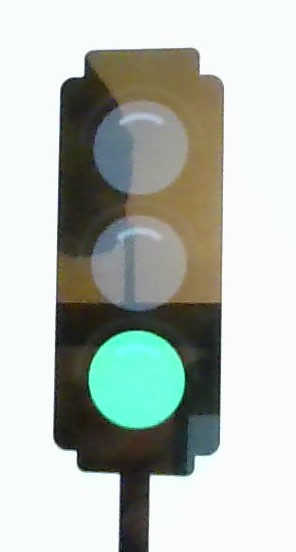
#> input picture semaforo-rbf/patrones/green/WIN_20250521_12_22_18_Pro (2).jpg, 296 x 552 px, given in place of the camera
$ python semaforo_rbf.py
#> lines starting #> are read from the running program, lines starting #| are printed output that depends on the picture; after the words box and inside, x2 and y2 are one past the last pixel; in counts of white or black regions, pixels touching at a corner belong together
import cv2
import numpy as np
from sklearn.cluster import KMeans
from sklearn.metrics import euclidean_distances

class RBFNetwork:
    """Red Neuronal de Base Radial para clasificación de colores de semáforo"""

    def __init__(self, num_centers=10, sigma=1.0):
        self.num_centers = num_centers
        self.sigma = sigma
        self.centers = None
        self.weights = None
        self.kmeans = KMeans(n_clusters=num_centers, random_state=42)

    def _rbf_kernel(self, X, centers):
        """Función de base radial (Gaussiana)"""
        distances = euclidean_distances(X, centers)
        return np.exp(-distances**2 / (2 * self.sigma**2))

    def fit(self, X, y):
        """Entrenar la red RBF"""
        # Encontrar centros usando K-means
        self.centers = self.kmeans.fit(X).cluster_centers_

        # Calcular activaciones RBF
        rbf_activations = self._rbf_kernel(X, self.centers)

        # Añadir bias
        rbf_activations_bias = np.column_stack([rbf_activations, np.ones(len(X))])

        # Calcular pesos usando mínimos cuadrados
        self.weights = np.linalg.pinv(rbf_activations_bias) @ y

    def predict(self, X):
        """Predecir usando la red RBF"""
        if self.centers is None or self.weights is None:
            raise ValueError("La red debe ser entrenada primero")

        rbf_activations = self._rbf_kernel(X, self.centers)
        rbf_activations_bias = np.column_stack([rbf_activations, np.ones(len(X))])

        return rbf_activations_bias @ self.weights

    def predict_proba(self, X):
        """Predecir probabilidades"""
        raw_output = self.predict(X)
        # Aplicar softmax para obtener probabilidades
        exp_output = np.exp(raw_output - np.max(raw_output, axis=1, keepdims=True))
        return exp_output / np.sum(exp_output, axis=1, keepdims=True)

class TrafficLightDetector:
    """Detector de semáforos usando red RBF - Versión básica"""

    def __init__(self):
        self.rbf_network = RBFNetwork(num_centers=15, sigma=2.0)
        self.is_trained = False
        self.labels = ['ROJO', 'AMARILLO', 'VERDE']
        self.status_messages = ['PELIGRO CRUZAR', 'ADVERTENCIA', 'SEGURO CRUZAR']

        # Entrenar la red con datos sintéticos
        self.train_network()

    def generate_training_data(self):
        """Generar datos de entrenamiento sintéticos basados en colores RGB"""
        np.random.seed(42)

        # Datos para ROJO (clase 0)
        red_data = []
        for _ in range(200):
            r = np.random.uniform(150, 255)  # Rojo alto
            g = np.random.uniform(0, 80)     # Verde bajo
            b = np.random.uniform(0, 80)     # Azul bajo
            red_data.append([r, g, b])

        # Datos para AMARILLO (clase 1)
        yellow_data = []
        for _ in range(200):
            r = np.random.uniform(200, 255)  # Rojo alto
            g = np.random.uniform(180, 255)  # Verde alto
            b = np.random.uniform(0, 100)    # Azul bajo
            yellow_data.append([r, g, b])

        # Datos para VERDE (clase 2)
        green_data = []
        for _ in range(200):
            r = np.random.uniform(0, 100)    # Rojo bajo
            g = np.random.uniform(150, 255)  # Verde alto
            b = np.random.uniform(0, 150)    # Azul bajo-medio
            green_data.append([r, g, b])
#> the answer given: 1
#> in run_camera, frame is the input picture: shape (552, 296, 3); mean B, G, R 182.3, 189.5, 182.2

        # Combinar datos
        X = np.array(red_data + yellow_data + green_data)
        y = np.array([0]*200 + [1]*200 + [2]*200)

        # Convertir a one-hot encoding
        y_onehot = np.zeros((len(y), 3))
        y_onehot[np.arange(len(y)), y] = 1

        return X, y_onehot, y

    def train_network(self):
        """Entrenar la red RBF"""
        print("Entrenando red RBF...")
        X, y_onehot, y = self.generate_training_data()

        # Normalizar datos
        self.X_mean = np.mean(X, axis=0)
        self.X_std = np.std(X, axis=0)
        X_normalized = (X - self.X_mean) / self.X_std

        # Entrenar la red
        self.rbf_network.fit(X_normalized, y_onehot)
        self.is_trained = True

        # Evaluar precisión
        predictions = self.rbf_network.predict(X_normalized)
        predicted_classes = np.argmax(predictions, axis=1)
        accuracy = np.mean(predicted_classes == y)
        print(f"Precisión del entrenamiento: {accuracy:.2%}")

    def extract_color_features(self, image):
        """Extraer características de color dominante de la imagen"""
        # Convertir a RGB
        rgb_image = cv2.cvtColor(image, cv2.COLOR_BGR2RGB)

        # Redimensionar para procesamiento más rápido
        small_image = cv2.resize(rgb_image, (100, 100))
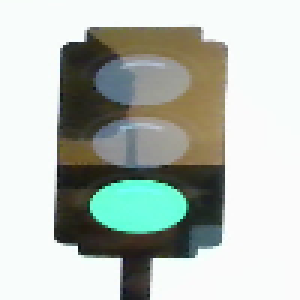
#> small_image: shape (100, 100, 3) (shown 3 times larger); mean R, G, B 182.3, 189.6, 182.4

        # Obtener color promedio
        avg_color = np.mean(small_image.reshape(-1, 3), axis=0)
#> avg_color = [182.3, 189.6, 182.4]

        # Detectar regiones circulares (semáforos)
        gray = cv2.cvtColor(image, cv2.COLOR_BGR2GRAY)
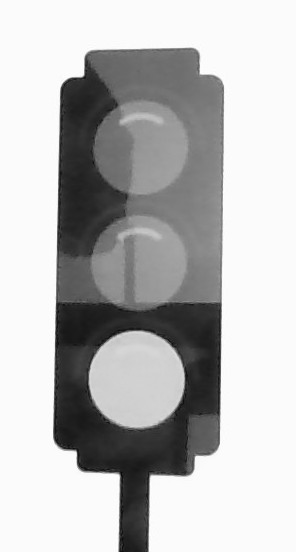
#> gray: shape (552, 296); min 6, max 255, mean 186.6
        circles = cv2.HoughCircles(gray, cv2.HOUGH_GRADIENT, 1, 20,
                                   param1=50, param2=30, minRadius=10, maxRadius=100)
#> circles = [[138.5, 262.5, 47.9], [134.5, 379.5, 49.7], [140.5, 146.5, 47.4], [150.5, 246.5, 27.2], [114.5, 278.5, 20.2]]

        if circles is not None:
            circles = np.round(circles[0, :]).astype("int")
#> circles = [[138, 262, 48], [134, 380, 50], [140, 146, 47], [150, 246, 27], [114, 278, 20]]
            # Tomar el círculo más grande
            if len(circles) > 0:
                largest_circle = max(circles, key=lambda x: x[2])
#> largest_circle = [134, 380, 50]
                x, y, r = largest_circle
#> x = 134; y = 380; r = 50

                # Extraer región del círculo
                mask = np.zeros(gray.shape, dtype=np.uint8)
                cv2.circle(mask, (x, y), r, 255, -1)
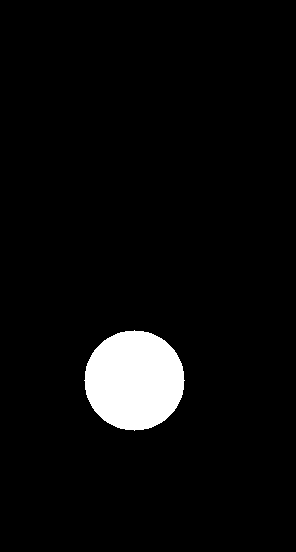
#> mask: shape (552, 296); 4.8% white; 1 white region, box (x1, y1, x2, y2) and area: (84, 330, 185, 431) 7845

                # Calcular color promedio en la región circular
                masked_image = cv2.bitwise_and(rgb_image, rgb_image, mask=mask)
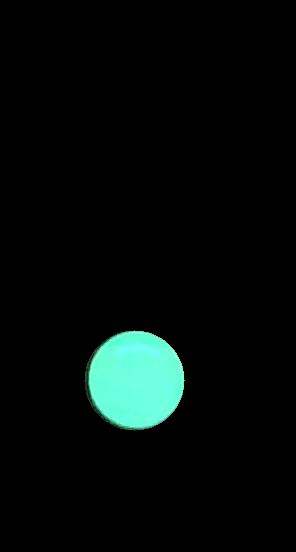
#> masked_image: shape (552, 296, 3); mean R, G, B 5, 11.6, 10.1
                circle_pixels = masked_image[mask > 0]

                if len(circle_pixels) > 0:
                    avg_color = np.mean(circle_pixels, axis=0)
#> avg_color = [104.6, 241.8, 209.5]

                return avg_color, (x, y, r)

        return avg_color, None

    def predict_traffic_light(self, image):
        """Predecir el estado del semáforo"""
        if not self.is_trained:
            return None, None, None

        # Extraer características de color
        color_features, circle_info = self.extract_color_features(image)
#> color_features = [104.6, 241.8, 209.5]; circle_info = (134, 380, 50)

        # Normalizar características
        normalized_features = (color_features - self.X_mean) / self.X_std
#> normalized_features = [-0.66, 1.1, 4.02]

        # Predecir
        probabilities = self.rbf_network.predict_proba(normalized_features.reshape(1, -1))[0]
#> in predict_proba, `raw_output = self.predict(X)`: raw_output = [[0.00305, 0.0382, 0.959]]
#> in predict_proba, `exp_output = np.exp(raw_output - np.max(raw_output, axis=1, keepdims=T..`: exp_output = [[0.385, 0.398, 1]]
#> probabilities = [0.216, 0.223, 0.561]
        predicted_class = np.argmax(probabilities)
#> predicted_class = 2
        confidence = probabilities[predicted_class]
#> confidence = 0.561

        return predicted_class, confidence, circle_info

    def run_camera(self):
        """Ejecutar detección en tiempo real con cámara"""
        cap = cv2.VideoCapture(0)

        if not cap.isOpened():
            print("Error: No se pudo abrir la cámara")
            return

        print("Detector de semáforos iniciado")
        print("Presiona 'q' para salir")
        print("-" * 40)

        try:
            while True:
                ret, frame = cap.read()
                if not ret:
                    print("Error al capturar frame")
                    break

                # Realizar predicción
                prediction, confidence, circle_info = self.predict_traffic_light(frame)
#> prediction = 2; confidence = 0.561; circle_info = (134, 380, 50)

                # Dibujar círculo detectado si existe
                if circle_info:
                    x, y, r = circle_info
#> x = 134; y = 380; r = 50
                    cv2.circle(frame, (x, y), r, (0, 255, 255), 2)
                    cv2.circle(frame, (x, y), 2, (0, 255, 255), 3)
#> frame: shape (552, 296, 3); mean B, G, R 181.7, 190.3, 183.4

                # Mostrar información en pantalla
                if prediction is not None:
                    status = f"{self.labels[prediction]} - {self.status_messages[prediction]}"
#> status = 'VERDE - SEGURO CRUZAR'
                    confidence_text = f"Confianza: {confidence:.1%}"
#> confidence_text = 'Confianza: 56.1%'

                    # Agregar texto al frame
                    cv2.putText(frame, status, (10, 30), cv2.FONT_HERSHEY_SIMPLEX,
                               0.7, (255, 255, 255), 2)
#> frame: shape (552, 296, 3); mean B, G, R 181.8, 190.3, 183.5
                    cv2.putText(frame, confidence_text, (10, 60), cv2.FONT_HERSHEY_SIMPLEX,
                               0.5, (255, 255, 255), 1)
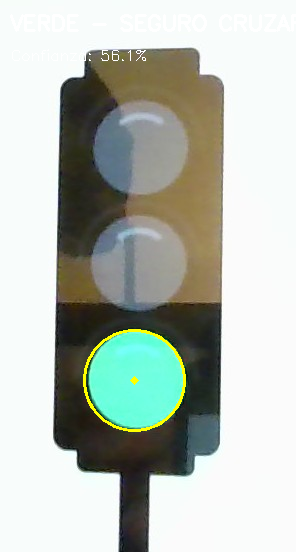
#> frame: shape (552, 296, 3); mean B, G, R 181.9, 190.4, 183.6

                    # Mostrar en consola
                    print(f"\rDetección: {status} ({confidence_text})", end="", flush=True)
#| Detección: VERDE - SEGURO CRUZAR (Confianza: 56.1%)

                # Mostrar frame
                cv2.imshow('Detector de Semáforos - RBF', frame)

                # Salir con 'q'
                if cv2.waitKey(1) & 0xFF == ord('q'):
#> (key q is pressed here)
                    break

        except KeyboardInterrupt:
            print("\nInterrumpido por el usuario")

        finally:
            cap.release()
            cv2.destroyAllWindows()
            print("\nCámara cerrada")

    def test_with_image(self, image_path):
        """Probar detector con una imagen específica"""
        try:
            image = cv2.imread(image_path)
            if image is None:
                print(f"Error: No se pudo cargar la imagen {image_path}")
                return

            prediction, confidence, circle_info = self.predict_traffic_light(image)

            if prediction is not None:
                print(f"Imagen: {image_path}")
                print(f"Predicción: {self.labels[prediction]}")
                print(f"Estado: {self.status_messages[prediction]}")
                print(f"Confianza: {confidence:.1%}")

                # Dibujar círculo si se detectó
                if circle_info:
                    x, y, r = circle_info
                    cv2.circle(image, (x, y), r, (0, 255, 255), 2)

                # Mostrar imagen
                cv2.imshow('Resultado', image)
                cv2.waitKey(0)
                cv2.destroyAllWindows()
            else:
                print("No se pudo realizar predicción")

        except Exception as e:
            print(f"Error al procesar imagen: {str(e)}")

def main():
    """Función principal"""
    detector = TrafficLightDetector()

    print("\n=== DETECTOR DE SEMÁFOROS CON RED RBF ===")
    print("Opciones:")
    print("1. Usar cámara en tiempo real")
    print("2. Probar con imagen específica")
    print("3. Salir")

    while True:
        try:
#> (the run stopped early here; a loop or call above may not have finished)
